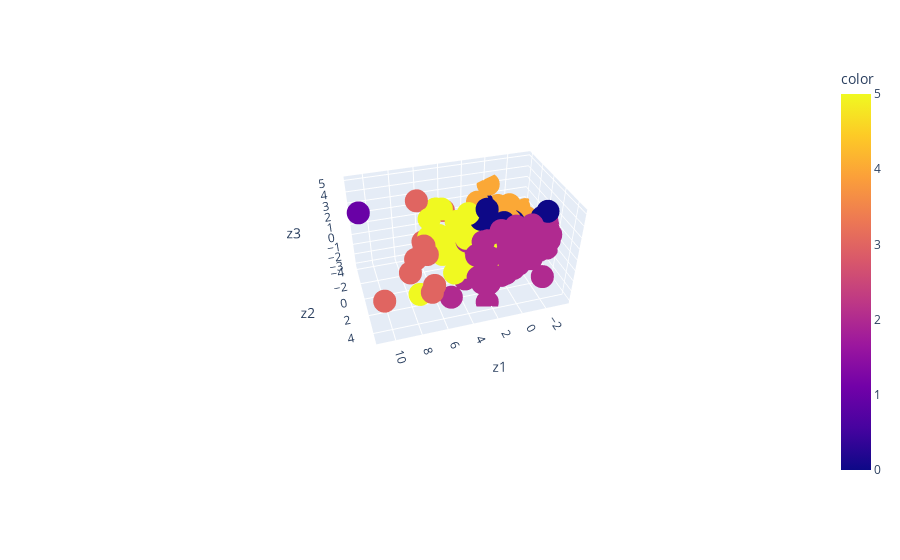

This figure's notebook cell:
### Code cell
# interactive model

px.scatter_3d(pca_df, 'z1', 'z2', 'z3', color=characteristics_im['km_trimmed_label'])

### Figure 1 — Plotly figure (JSON) as saved in the notebook; plotly's stock layout.template omitted (floating-point values rounded to 4 significant figures; data arrays with more than 128 entries replaced by an {"elided": "..."} marker saying what was removed)
{"data": [{"hovertemplate": "z1=%{x}<br>z2=%{y}<br>z3=%{z}<br>color=%{marker.color}<extra></extra>", "legendgroup": "", "marker": {"color": {"elided": "271 int values"}, "coloraxis": "coloraxis", "symbol": "circle"}, "mode": "markers", "name": "", "scene": "scene", "showlegend": false, "type": "scatter3d", "x": {"elided": "271 float values"}, "y": {"elided": "271 float values"}, "z": {"elided": "271 float values"}}], "layout": {"autosize": true, "coloraxis": {"colorbar": {"title": {"text": "color"}}, "colorscale": [[0, "#0d0887"], [0.1111, "#46039f"], [0.2222, "#7201a8"], [0.3333, "#9c179e"], [0.4444, "#bd3786"], [0.5556, "#d8576b"], [0.6667, "#ed7953"], [0.7778, "#fb9f3a"], [0.8889, "#fdca26"], [1, "#f0f921"]]}, "legend": {"tracegroupgap": 0}, "margin": {"t": 60}, "scene": {"aspectmode": "auto", "aspectratio": {"x": 1.418, "y": 0.8857, "z": 0.796}, "camera": {"center": {"x": 0.07331, "y": -0.01337, "z": -0.2562}, "eye": {"x": 0.9235, "y": 2.823, "z": 2.092}, "projection": {"type": "perspective"}, "up": {"x": 0, "y": 0, "z": 1}}, "domain": {"x": [0, 1], "y": [0, 1]}, "xaxis": {"title": {"text": "z1"}, "type": "linear"}, "yaxis": {"title": {"text": "z2"}, "type": "linear"}, "zaxis": {"title": {"text": "z3"}, "type": "linear"}}}}
